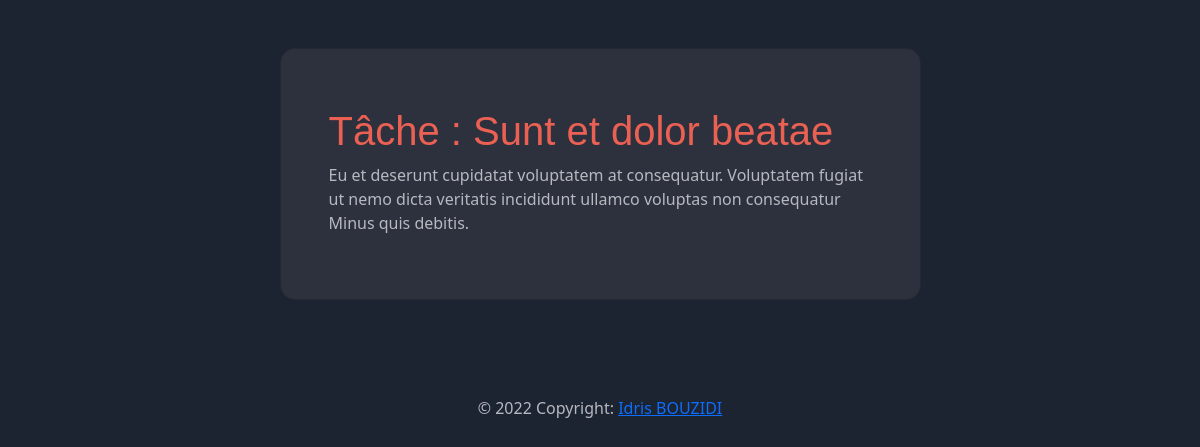
The page /task/1/ (signed in) on the database as committed earlier.
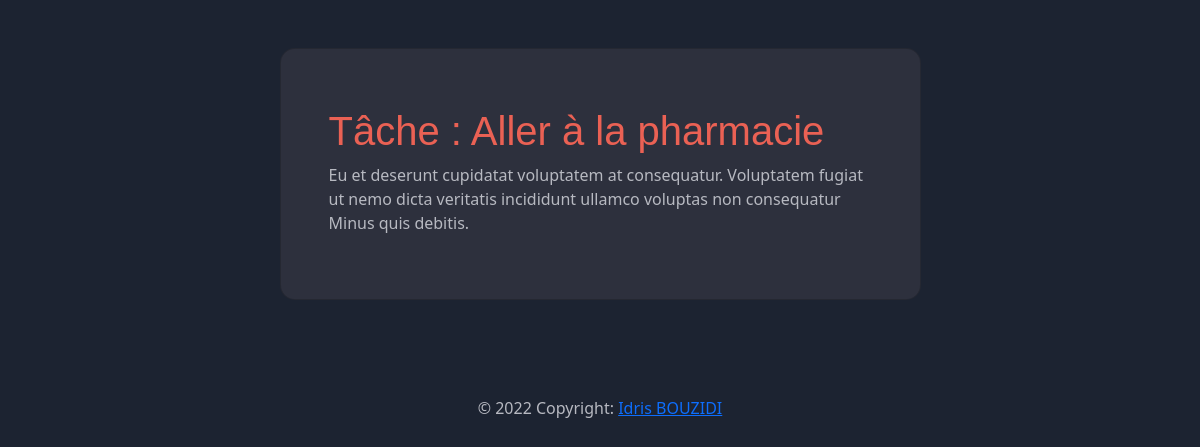
The same page on the database as committed later.
### app/models.py (models this page shows, shortened)
class Task(models.Model):
    user = models.ForeignKey(User,
                             on_delete=models.CASCADE, null=True, blank=True)
    title = models.CharField(max_length=200)
    description = models.TextField(null=True, blank=True)
    complete = models.BooleanField(default=False)
    create = models.DateTimeField(auto_now_add=True)
    class Meta:
        ordering = ['complete']

### app/views.py (the view)
# urls.py: path('task/<int:pk>/', TaskDetail.as_view(), name='task_detail'),
class TaskDetail(LoginRequiredMixin, DetailView):
    model = Task
    context_object_name = 'task'

### app/templates/app/task_detail.html (shortened to what this page needs)
{% extends 'app/base.html' %}
{% block content %}
<h1>Tâche : {{ task.title }}</h1>
<p>{{ task.description }}</p>
{% endblock content%}

Rows that differ between the two databases and show on the page:
changed Task: title "Sunt et dolor beatae" → "Aller à la pharmacie"
